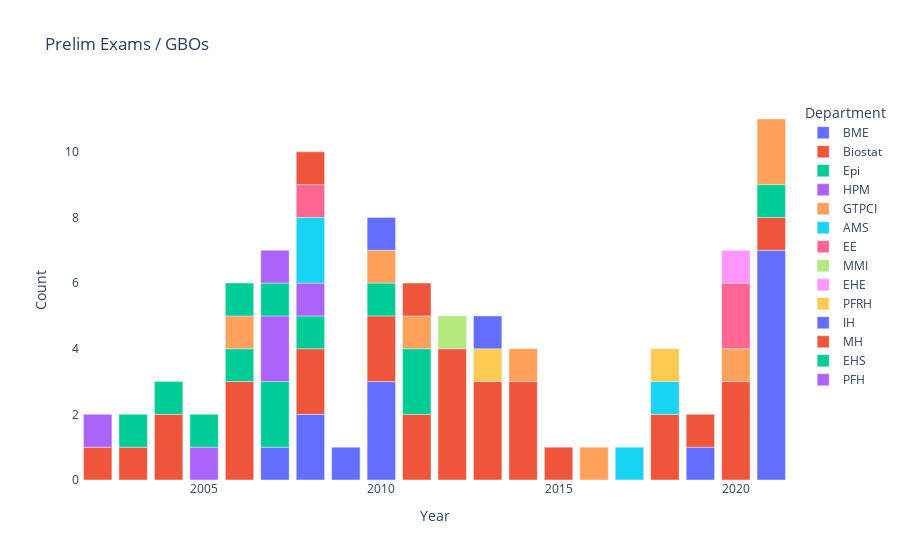

Write notebook code for a chart like this one.
### Markdown cell above
### Student exam participation
Excludes alternate.

### Code cell
exams = pd.read_csv("exams.csv")
exams['Exam'] = exams['Exam'].str.strip()
exams['Department'] = exams['Department'].str.strip()
exams = exams[ ['Year', 'Department', 'Exam'] ].value_counts().reset_index()
exams = exams.rename(columns = {0 : 'Count'})

fig = px.bar(exams[ exams['Exam'] == "prelim"], x = "Year", y = "Count", color = "Department", title = "Prelim Exams / GBOs")

fig = fig.update_layout({
    'plot_bgcolor' : 'rgba(0, 0, 0, 0)',
    'paper_bgcolor' : 'rgba(0, 0, 0, 0)'})


## Static image
#Image(fig.to_image(format="png", width=600, height=300, scale=2))
## Interactive
fig.show()

### Figure 1 — Plotly figure (JSON) as saved in the notebook; plotly's stock layout.template omitted (floating-point values rounded to 4 significant figures)
{"data": [{"alignmentgroup": "True", "hovertemplate": "Department=BME<br>Year=%{x}<br>Count=%{y}<extra></extra>", "legendgroup": "BME", "marker": {"color": "#636efa", "pattern": {"shape": ""}}, "name": "BME", "offsetgroup": "BME", "orientation": "v", "showlegend": true, "textposition": "auto", "type": "bar", "x": [2021, 2010, 2008, 2019, 2007, 2009], "xaxis": "x", "y": [7, 3, 2, 1, 1, 1], "yaxis": "y"}, {"alignmentgroup": "True", "hovertemplate": "Department=Biostat<br>Year=%{x}<br>Count=%{y}<extra></extra>", "legendgroup": "Biostat", "marker": {"color": "#EF553B", "pattern": {"shape": ""}}, "name": "Biostat", "offsetgroup": "Biostat", "orientation": "v", "showlegend": true, "textposition": "auto", "type": "bar", "x": [2012, 2006, 2014, 2020, 2013, 2010, 2008, 2011, 2018, 2004, 2021, 2019, 2015, 2002, 2003], "xaxis": "x", "y": [4, 3, 3, 3, 3, 2, 2, 2, 2, 2, 1, 1, 1, 1, 1], "yaxis": "y"}, {"alignmentgroup": "True", "hovertemplate": "Department=Epi<br>Year=%{x}<br>Count=%{y}<extra></extra>", "legendgroup": "Epi", "marker": {"color": "#00cc96", "pattern": {"shape": ""}}, "name": "Epi", "offsetgroup": "Epi", "orientation": "v", "showlegend": true, "textposition": "auto", "type": "bar", "x": [2007, 2011, 2021, 2006, 2003, 2010, 2008], "xaxis": "x", "y": [2, 2, 1, 1, 1, 1, 1], "yaxis": "y"}, {"alignmentgroup": "True", "hovertemplate": "Department=HPM<br>Year=%{x}<br>Count=%{y}<extra></extra>", "legendgroup": "HPM", "marker": {"color": "#ab63fa", "pattern": {"shape": ""}}, "name": "HPM", "offsetgroup": "HPM", "orientation": "v", "showlegend": true, "textposition": "auto", "type": "bar", "x": [2007, 2005, 2008], "xaxis": "x", "y": [2, 1, 1], "yaxis": "y"}, {"alignmentgroup": "True", "hovertemplate": "Department=GTPCI<br>Year=%{x}<br>Count=%{y}<extra></extra>", "legendgroup": "GTPCI", "marker": {"color": "#FFA15A", "pattern": {"shape": ""}}, "name": "GTPCI", "offsetgroup": "GTPCI", "orientation": "v", "showlegend": true, "textposition": "auto", "type": "bar", "x": [2021, 2020, 2016, 2014, 2006, 2011, 2010], "xaxis": "x", "y": [2, 1, 1, 1, 1, 1, 1], "yaxis": "y"}, {"alignmentgroup": "True", "hovertemplate": "Department=AMS<br>Year=%{x}<br>Count=%{y}<extra></extra>", "legendgroup": "AMS", "marker": {"color": "#19d3f3", "pattern": {"shape": ""}}, "name": "AMS", "offsetgroup": "AMS", "orientation": "v", "showlegend": true, "textposition": "auto", "type": "bar", "x": [2008, 2018, 2017], "xaxis": "x", "y": [2, 1, 1], "yaxis": "y"}, {"alignmentgroup": "True", "hovertemplate": "Department=EE<br>Year=%{x}<br>Count=%{y}<extra></extra>", "legendgroup": "EE", "marker": {"color": "#FF6692", "pattern": {"shape": ""}}, "name": "EE", "offsetgroup": "EE", "orientation": "v", "showlegend": true, "textposition": "auto", "type": "bar", "x": [2020, 2008], "xaxis": "x", "y": [2, 1], "yaxis": "y"}, {"alignmentgroup": "True", "hovertemplate": "Department=MMI<br>Year=%{x}<br>Count=%{y}<extra></extra>", "legendgroup": "MMI", "marker": {"color": "#B6E880", "pattern": {"shape": ""}}, "name": "MMI", "offsetgroup": "MMI", "orientation": "v", "showlegend": true, "textposition": "auto", "type": "bar", "x": [2012], "xaxis": "x", "y": [1], "yaxis": "y"}, {"alignmentgroup": "True", "hovertemplate": "Department=EHE<br>Year=%{x}<br>Count=%{y}<extra></extra>", "legendgroup": "EHE", "marker": {"color": "#FF97FF", "pattern": {"shape": ""}}, "name": "EHE", "offsetgroup": "EHE", "orientation": "v", "showlegend": true, "textposition": "auto", "type": "bar", "x": [2020], "xaxis": "x", "y": [1], "yaxis": "y"}, {"alignmentgroup": "True", "hovertemplate": "Department=PFRH<br>Year=%{x}<br>Count=%{y}<extra></extra>", "legendgroup": "PFRH", "marker": {"color": "#FECB52", "pattern": {"shape": ""}}, "name": "PFRH", "offsetgroup": "PFRH", "orientation": "v", "showlegend": true, "textposition": "auto", "type": "bar", "x": [2018, 2013], "xaxis": "x", "y": [1, 1], "yaxis": "y"}, {"alignmentgroup": "True", "hovertemplate": "Department=IH<br>Year=%{x}<br>Count=%{y}<extra></extra>", "legendgroup": "IH", "marker": {"color": "#636efa", "pattern": {"shape": ""}}, "name": "IH", "offsetgroup": "IH", "orientation": "v", "showlegend": true, "textposition": "auto", "type": "bar", "x": [2013, 2010], "xaxis": "x", "y": [1, 1], "yaxis": "y"}, {"alignmentgroup": "True", "hovertemplate": "Department=MH<br>Year=%{x}<br>Count=%{y}<extra></extra>", "legendgroup": "MH", "marker": {"color": "#EF553B", "pattern": {"shape": ""}}, "name": "MH", "offsetgroup": "MH", "orientation": "v", "showlegend": true, "textposition": "auto", "type": "bar", "x": [2011, 2008], "xaxis": "x", "y": [1, 1], "yaxis": "y"}, {"alignmentgroup": "True", "hovertemplate": "Department=EHS<br>Year=%{x}<br>Count=%{y}<extra></extra>", "legendgroup": "EHS", "marker": {"color": "#00cc96", "pattern": {"shape": ""}}, "name": "EHS", "offsetgroup": "EHS", "orientation": "v", "showlegend": true, "textposition": "auto", "type": "bar", "x": [2006, 2007, 2005, 2004], "xaxis": "x", "y": [1, 1, 1, 1], "yaxis": "y"}, {"alignmentgroup": "True", "hovertemplate": "Department=PFH<br>Year=%{x}<br>Count=%{y}<extra></extra>", "legendgroup": "PFH", "marker": {"color": "#ab63fa", "pattern": {"shape": ""}}, "name": "PFH", "offsetgroup": "PFH", "orientation": "v", "showlegend": true, "textposition": "auto", "type": "bar", "x": [2002, 2007], "xaxis": "x", "y": [1, 1], "yaxis": "y"}], "layout": {"autosize": true, "barmode": "relative", "legend": {"title": {"text": "Department"}, "tracegroupgap": 0}, "paper_bgcolor": "rgba(0, 0, 0, 0)", "plot_bgcolor": "rgba(0, 0, 0, 0)", "title": {"text": "Prelim Exams / GBOs"}, "xaxis": {"anchor": "y", "autorange": true, "domain": [0, 1], "range": [2002.0, 2022.0], "title": {"text": "Year"}, "type": "linear"}, "yaxis": {"anchor": "x", "autorange": true, "domain": [0, 1], "range": [0, 11.58], "title": {"text": "Count"}, "type": "linear"}}}
